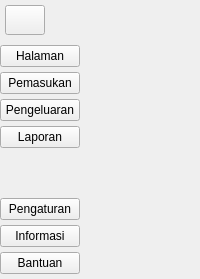
     <widget class="QCustomSlideMenu" name="leftMenu" native="true">
      <layout class="QVBoxLayout" name="verticalLayout">
       <property name="spacing">
        <number>0</number>
       </property>
       <property name="leftMargin">
        <number>0</number>
       </property>
       <property name="topMargin">
        <number>0</number>
       </property>
       <property name="rightMargin">
        <number>0</number>
       </property>
       <property name="bottomMargin">
        <number>0</number>
       </property>
       <item alignment="Qt::AlignLeft|Qt::AlignTop">
        <widget class="QWidget" name="widget" native="true">
         <layout class="QVBoxLayout" name="verticalLayout_3">
          <property name="spacing">
           <number>5</number>
          </property>
          <property name="leftMargin">
           <number>5</number>
          </property>
          <property name="topMargin">
           <number>5</number>
          </property>
          <property name="rightMargin">
           <number>0</number>
          </property>
          <property name="bottomMargin">
           <number>5</number>
          </property>
          <item alignment="Qt::AlignHCenter|Qt::AlignVCenter">
           <widget class="QPushButton" name="menuTombol">
            <property name="minimumSize">
             <size>
              <width>35</width>
              <height>30</height>
             </size>
            </property>
            <property name="text">
             <string/>
            </property>
            <property name="icon">
             <iconset resource="../Qss/icons/_icons.qrc">
              <normaloff>:/feather/icons/feather/menu.png</normaloff>:/feather/icons/feather/menu.png</iconset>
            </property>
           </widget>
          </item>
         </layout>
        </widget>
       </item>
       <item alignment="Qt::AlignLeft|Qt::AlignTop">
        <widget class="QWidget" name="widget_2" native="true">
         <layout class="QVBoxLayout" name="verticalLayout_2">
          <property name="spacing">
           <number>5</number>
          </property>
          <property name="leftMargin">
           <number>0</number>
          </property>
          <property name="topMargin">
           <number>5</number>
          </property>
          <property name="rightMargin">
           <number>0</number>
          </property>
          <property name="bottomMargin">
           <number>5</number>
          </property>
          <item>
           <widget class="QPushButton" name="halamanTombol">
            <property name="font">
             <font>
              <weight>50</weight>
              <bold>false</bold>
             </font>
            </property>
            <property name="text">
             <string>Halaman</string>
            </property>
            <property name="icon">
             <iconset resource="../Qss/icons/_icons.qrc">
              <normaloff>:/feather/icons/feather/home.png</normaloff>:/feather/icons/feather/home.png</iconset>
            </property>
           </widget>
          </item>
          <item>
           <widget class="QPushButton" name="pemasukanTombol">
            <property name="text">
             <string>Pemasukan</string>
            </property>
            <property name="icon">
             <iconset resource="../Qss/icons/_icons.qrc">
              <normaloff>:/feather/icons/feather/plus-square.png</normaloff>:/feather/icons/feather/plus-square.png</iconset>
            </property>
           </widget>
          </item>
          <item>
           <widget class="QPushButton" name="pengeluaranTombol">
            <property name="font">
             <font>
              <pointsize>9</pointsize>
             </font>
            </property>
            <property name="text">
             <string>Pengeluaran</string>
            </property>
            <property name="icon">
             <iconset resource="../Qss/icons/_icons.qrc">
              <normaloff>:/feather/icons/feather/minus-square.png</normaloff>:/feather/icons/feather/minus-square.png</iconset>
            </property>
           </widget>
          </item>
          <item>
           <widget class="QPushButton" name="laporanTombol">
            <property name="text">
             <string>Laporan</string>
            </property>
            <property name="icon">
             <iconset resource="../Qss/icons/_icons.qrc">
              <normaloff>:/material_design/icons/material_design/print.png</normaloff>:/material_design/icons/material_design/print.png</iconset>
            </property>
           </widget>
          </item>
         </layout>
        </widget>
       </item>
       <item>
        <spacer name="verticalSpacer">
         <property name="orientation">
          <enum>Qt::Vertical</enum>
         </property>
         <property name="sizeHint" stdset="0">
          <size>
           <width>20</width>
           <height>40</height>
          </size>
         </property>
        </spacer>
       </item>
       <item alignment="Qt::AlignLeft|Qt::AlignBottom">
        <widget class="QWidget" name="widget_3" native="true">
         <layout class="QVBoxLayout" name="verticalLayout_4">
          <property name="spacing">
           <number>5</number>
          </property>
          <property name="leftMargin">
           <number>0</number>
          </property>
          <property name="topMargin">
           <number>5</number>
          </property>
          <property name="rightMargin">
           <number>0</number>
          </property>
          <property name="bottomMargin">
           <number>5</number>
          </property>
          <item>
           <widget class="QPushButton" name="pengaturanTombol">
            <property name="text">
             <string>Pengaturan</string>
            </property>
            <property name="icon">
             <iconset resource="../Qss/icons/_icons.qrc">
              <normaloff>:/feather/icons/feather/settings.png</normaloff>:/feather/icons/feather/settings.png</iconset>
            </property>
           </widget>
          </item>
          <item>
           <widget class="QPushButton" name="informasiTombol">
            <property name="text">
             <string>Informasi</string>
            </property>
            <property name="icon">
             <iconset resource="../Qss/icons/_icons.qrc">
              <normaloff>:/feather/icons/feather/info.png</normaloff>:/feather/icons/feather/info.png</iconset>
            </property>
           </widget>
          </item>
          <item>
           <widget class="QPushButton" name="bantuanTombol">
            <property name="text">
             <string>Bantuan</string>
            </property>
            <property name="icon">
             <iconset resource="../Qss/icons/_icons.qrc">
              <normaloff>:/font_awesome_solid/icons/font_awesome/solid/circle-question.png</normaloff>:/font_awesome_solid/icons/font_awesome/solid/circle-question.png</iconset>
            </property>
           </widget>
          </item>
         </layout>
        </widget>
       </item>
      </layout>
     </widget>
